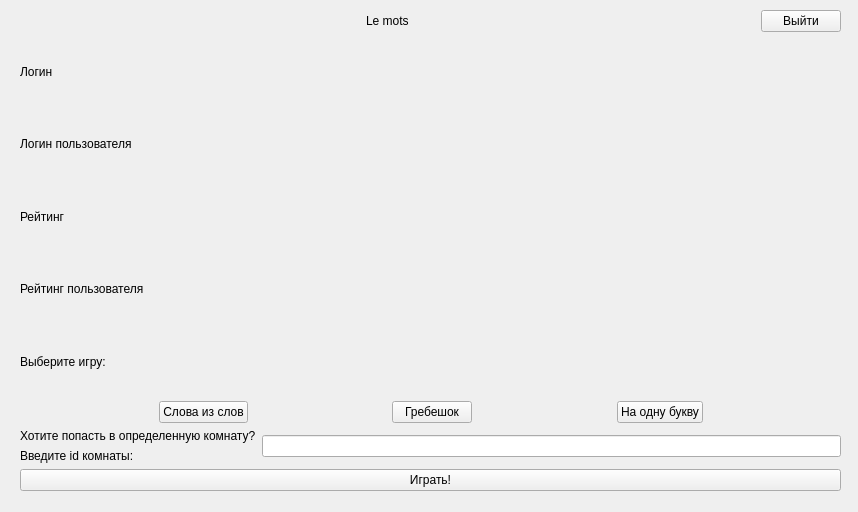
<?xml version="1.0" encoding="UTF-8"?>
<ui version="4.0">
 <class>MenuForm</class>
 <widget class="QWidget" name="MenuForm">
  <property name="geometry">
   <rect>
    <x>0</x>
    <y>0</y>
    <width>858</width>
    <height>512</height>
   </rect>
  </property>
  <property name="windowTitle">
   <string>Form</string>
  </property>
  <widget class="QWidget" name="verticalLayoutWidget">
   <property name="geometry">
    <rect>
     <x>20</x>
     <y>10</y>
     <width>821</width>
     <height>481</height>
    </rect>
   </property>
   <layout class="QVBoxLayout" name="verticalLayout">
    <item>
     <layout class="QHBoxLayout" name="horizontalLayout">
      <item>
       <spacer name="horizontalSpacer_2">
        <property name="orientation">
         <enum>Qt::Horizontal</enum>
        </property>
        <property name="sizeHint" stdset="0">
         <size>
          <width>40</width>
          <height>20</height>
         </size>
        </property>
       </spacer>
      </item>
      <item>
       <widget class="QLabel" name="label">
        <property name="text">
         <string>Le mots</string>
        </property>
       </widget>
      </item>
      <item>
       <spacer name="horizontalSpacer">
        <property name="orientation">
         <enum>Qt::Horizontal</enum>
        </property>
        <property name="sizeHint" stdset="0">
         <size>
          <width>40</width>
          <height>20</height>
         </size>
        </property>
       </spacer>
      </item>
      <item>
       <widget class="QPushButton" name="exitButton">
        <property name="text">
         <string>Выйти</string>
        </property>
       </widget>
      </item>
     </layout>
    </item>
    <item>
     <widget class="QLabel" name="label_2">
      <property name="text">
       <string>Логин</string>
      </property>
     </widget>
    </item>
    <item>
     <widget class="QLabel" name="loginLabel">
      <property name="text">
       <string>Логин пользователя</string>
      </property>
     </widget>
    </item>
    <item>
     <widget class="QLabel" name="label_4">
      <property name="text">
       <string>Рейтинг</string>
      </property>
     </widget>
    </item>
    <item>
     <widget class="QLabel" name="ratingLabel">
      <property name="text">
       <string>Рейтинг пользователя</string>
      </property>
     </widget>
    </item>
    <item>
     <widget class="QLabel" name="label_6">
      <property name="text">
       <string>Выберите игру:</string>
      </property>
     </widget>
    </item>
    <item>
     <layout class="QHBoxLayout" name="horizontalLayout_2">
      <item>
       <spacer name="horizontalSpacer_5">
        <property name="orientation">
         <enum>Qt::Horizontal</enum>
        </property>
        <property name="sizeHint" stdset="0">
         <size>
          <width>40</width>
          <height>20</height>
         </size>
        </property>
       </spacer>
      </item>
      <item>
       <widget class="QPushButton" name="wordsButton">
        <property name="text">
         <string>Слова из слов</string>
        </property>
        <property name="iconSize">
         <size>
          <width>30</width>
          <height>20</height>
         </size>
        </property>
       </widget>
      </item>
      <item>
       <spacer name="horizontalSpacer_3">
        <property name="orientation">
         <enum>Qt::Horizontal</enum>
        </property>
        <property name="sizeHint" stdset="0">
         <size>
          <width>40</width>
          <height>20</height>
         </size>
        </property>
       </spacer>
      </item>
      <item>
       <widget class="QPushButton" name="pushButton_2">
        <property name="text">
         <string>Гребешок</string>
        </property>
        <property name="iconSize">
         <size>
          <width>30</width>
          <height>20</height>
         </size>
        </property>
       </widget>
      </item>
      <item>
       <spacer name="horizontalSpacer_4">
        <property name="orientation">
         <enum>Qt::Horizontal</enum>
        </property>
        <property name="sizeHint" stdset="0">
         <size>
          <width>40</width>
          <height>20</height>
         </size>
        </property>
       </spacer>
      </item>
      <item>
       <widget class="QPushButton" name="pushButton_3">
        <property name="text">
         <string>На одну букву</string>
        </property>
        <property name="iconSize">
         <size>
          <width>30</width>
          <height>20</height>
         </size>
        </property>
       </widget>
      </item>
      <item>
       <spacer name="horizontalSpacer_6">
        <property name="orientation">
         <enum>Qt::Horizontal</enum>
        </property>
        <property name="sizeHint" stdset="0">
         <size>
          <width>40</width>
          <height>20</height>
         </size>
        </property>
       </spacer>
      </item>
     </layout>
    </item>
    <item>
     <layout class="QHBoxLayout" name="horizontalLayout_3">
      <item>
       <layout class="QVBoxLayout" name="verticalLayout_2">
        <item>
         <widget class="QLabel" name="label_7">
          <property name="text">
           <string>Хотите попасть в определенную комнату?</string>
          </property>
         </widget>
        </item>
        <item>
         <widget class="QLabel" name="label_8">
          <property name="text">
           <string>Введите id комнаты:</string>
          </property>
         </widget>
        </item>
       </layout>
      </item>
      <item>
       <widget class="QLineEdit" name="lineEdit"/>
      </item>
     </layout>
    </item>
    <item>
     <widget class="QPushButton" name="pushButton_4">
      <property name="text">
       <string>Играть!</string>
      </property>
      <property name="autoDefault">
       <bool>false</bool>
      </property>
      <property name="default">
       <bool>false</bool>
      </property>
     </widget>
    </item>
   </layout>
  </widget>
 </widget>
 <resources/>
 <connections/>
</ui>
